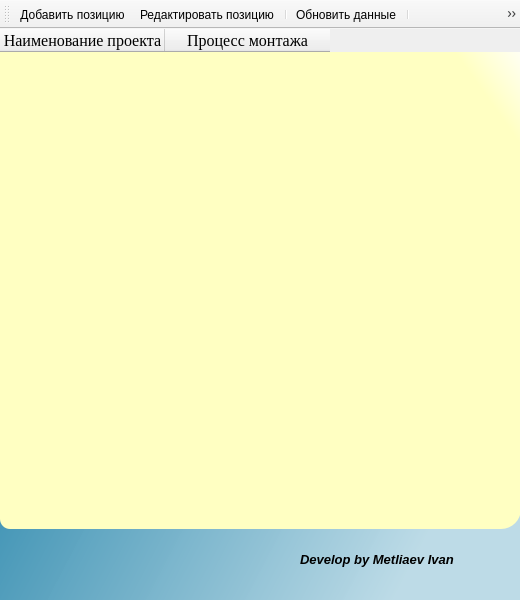
<?xml version="1.0" encoding="UTF-8"?>
<ui version="4.0">
 <class>Table1</class>
 <widget class="QMainWindow" name="Table1">
  <property name="geometry">
   <rect>
    <x>0</x>
    <y>0</y>
    <width>520</width>
    <height>600</height>
   </rect>
  </property>
  <property name="minimumSize">
   <size>
    <width>350</width>
    <height>600</height>
   </size>
  </property>
  <property name="maximumSize">
   <size>
    <width>520</width>
    <height>600</height>
   </size>
  </property>
  <property name="windowTitle">
   <string>Проекты</string>
  </property>
  <property name="styleSheet">
   <string notr="true">QWidget#centralwidget{
     background:qlineargradient(spread:pad, x1:0, y1:0, x2:1, y2:0.574, stop:0 rgba(0, 111, 155, 255), stop:1 rgba(187, 218, 230, 248));
}</string>
  </property>
  <widget class="QWidget" name="centralwidget">
   <widget class="QTableView" name="maintable_view">
    <property name="geometry">
     <rect>
      <x>0</x>
      <y>0</y>
      <width>350</width>
      <height>500</height>
     </rect>
    </property>
    <property name="styleSheet">
     <string notr="true">QTableView{
	background-color:qlineargradient(spread:pad, x1:0.892, y1:0.0738636, x2:1, y2:0, stop:0 rgba(255, 255, 194, 255), stop:1 rgba(255, 255, 255, 255));
	selection-background-color: qlineargradient(spread:pad, x1:0, y1:0, x2:1, y2:1, stop:0 rgba(0, 255, 0, 218), stop:1 rgba(255, 255, 142, 221));
	section-color:black;
	border-radius: 10%;
}
</string>
    </property>
   </widget>
   <widget class="QTableWidget" name="maintable">
    <property name="geometry">
     <rect>
      <x>0</x>
      <y>0</y>
      <width>521</width>
      <height>500</height>
     </rect>
    </property>
    <property name="minimumSize">
     <size>
      <width>350</width>
      <height>500</height>
     </size>
    </property>
    <property name="maximumSize">
     <size>
      <width>1000</width>
      <height>1000</height>
     </size>
    </property>
    <property name="font">
     <font>
      <family>Times New Roman</family>
      <pointsize>12</pointsize>
     </font>
    </property>
    <property name="styleSheet">
     <string notr="true">QTableWidget{
	background-color:qlineargradient(spread:pad, x1:0.892, y1:0.0738636, x2:1, y2:0, stop:0 rgba(255, 255, 194, 255), stop:1 rgba(255, 255, 255, 255));
	selection-background-color: qlineargradient(spread:pad, x1:0, y1:0, x2:1, y2:1, stop:0 rgba(81, 255, 95, 255), stop:1 rgba(187, 255, 207, 255));
	section-color:black;
	border-radius: 20%;
}
</string>
    </property>
    <property name="rowCount">
     <number>0</number>
    </property>
    <attribute name="horizontalHeaderVisible">
     <bool>true</bool>
    </attribute>
    <attribute name="horizontalHeaderCascadingSectionResizes">
     <bool>false</bool>
    </attribute>
    <attribute name="horizontalHeaderDefaultSectionSize">
     <number>165</number>
    </attribute>
    <attribute name="horizontalHeaderMinimumSectionSize">
     <number>84</number>
    </attribute>
    <attribute name="horizontalHeaderShowSortIndicator" stdset="0">
     <bool>true</bool>
    </attribute>
    <attribute name="horizontalHeaderStretchLastSection">
     <bool>false</bool>
    </attribute>
    <attribute name="verticalHeaderVisible">
     <bool>true</bool>
    </attribute>
    <column>
     <property name="text">
      <string>Наименование проекта</string>
     </property>
     <property name="font">
      <font>
       <family>Times New Roman</family>
       <pointsize>12</pointsize>
      </font>
     </property>
     <property name="textAlignment">
      <set>AlignCenter</set>
     </property>
    </column>
    <column>
     <property name="text">
      <string>Процесс монтажа</string>
     </property>
     <property name="font">
      <font>
       <family>Times New Roman</family>
       <pointsize>12</pointsize>
      </font>
     </property>
     <property name="textAlignment">
      <set>AlignCenter</set>
     </property>
    </column>
   </widget>
   <widget class="QLabel" name="label_develop">
    <property name="geometry">
     <rect>
      <x>300</x>
      <y>520</y>
      <width>161</width>
      <height>20</height>
     </rect>
    </property>
    <property name="font">
     <font>
      <family>MS Sans Serif</family>
      <pointsize>10</pointsize>
      <weight>75</weight>
      <italic>true</italic>
      <bold>true</bold>
     </font>
    </property>
    <property name="text">
     <string>Develop by Metliaev Ivan</string>
    </property>
   </widget>
   <widget class="QLabel" name="logo">
    <property name="geometry">
     <rect>
      <x>460</x>
      <y>500</y>
      <width>51</width>
      <height>51</height>
     </rect>
    </property>
    <property name="minimumSize">
     <size>
      <width>30</width>
      <height>30</height>
     </size>
    </property>
    <property name="styleSheet">
     <string notr="true">image:url(:/logo/logo/35th Parallel-logos1.png);
</string>
    </property>
    <property name="text">
     <string/>
    </property>
   </widget>
  </widget>
  <widget class="QToolBar" name="toolBar">
   <property name="minimumSize">
    <size>
     <width>0</width>
     <height>0</height>
    </size>
   </property>
   <property name="maximumSize">
    <size>
     <width>16777215</width>
     <height>50</height>
    </size>
   </property>
   <property name="windowTitle">
    <string>toolBar</string>
   </property>
   <property name="iconSize">
    <size>
     <width>46</width>
     <height>46</height>
    </size>
   </property>
   <attribute name="toolBarArea">
    <enum>TopToolBarArea</enum>
   </attribute>
   <attribute name="toolBarBreak">
    <bool>false</bool>
   </attribute>
   <addaction name="add_str"/>
   <addaction name="edit_str"/>
   <addaction name="separator"/>
   <addaction name="refresh_1"/>
   <addaction name="separator"/>
   <addaction name="delite_str"/>
   <addaction name="separator"/>
   <addaction name="exit_from_table"/>
  </widget>
  <action name="add_str">
   <property name="checkable">
    <bool>true</bool>
   </property>
   <property name="checked">
    <bool>false</bool>
   </property>
   <property name="enabled">
    <bool>true</bool>
   </property>
   <property name="icon">
    <iconset resource="../../images/images_store.qrc">
     <normaloff>:/table/tables/add_db.png</normaloff>:/table/tables/add_db.png</iconset>
   </property>
   <property name="text">
    <string>Добавить позицию</string>
   </property>
   <property name="shortcutVisibleInContextMenu">
    <bool>true</bool>
   </property>
  </action>
  <action name="edit_str">
   <property name="checkable">
    <bool>true</bool>
   </property>
   <property name="icon">
    <iconset resource="../../images/images_store.qrc">
     <normaloff>:/table/tables/edit_db.png</normaloff>:/table/tables/edit_db.png</iconset>
   </property>
   <property name="text">
    <string>Редактировать позицию</string>
   </property>
  </action>
  <action name="delite_str">
   <property name="checkable">
    <bool>true</bool>
   </property>
   <property name="icon">
    <iconset resource="../../images/images_store.qrc">
     <normaloff>:/table/tables/delite_db.png</normaloff>:/table/tables/delite_db.png</iconset>
   </property>
   <property name="text">
    <string>Удалить строку</string>
   </property>
  </action>
  <action name="exit_from_table">
   <property name="checkable">
    <bool>true</bool>
   </property>
   <property name="icon">
    <iconset>
     <normaloff>../../images/tables/exit.png</normaloff>../../images/tables/exit.png</iconset>
   </property>
   <property name="text">
    <string>Вернуться в меню таблиц</string>
   </property>
  </action>
  <action name="refresh_1">
   <property name="checked">
    <bool>false</bool>
   </property>
   <property name="enabled">
    <bool>true</bool>
   </property>
   <property name="icon">
    <iconset resource="../../images/images_store.qrc">
     <normaloff>:/table/tables/refresh.png</normaloff>:/table/tables/refresh.png</iconset>
   </property>
   <property name="text">
    <string>Обновить данные</string>
   </property>
   <property name="toolTip">
    <string>Обновить данные</string>
   </property>
   <property name="shortcutVisibleInContextMenu">
    <bool>true</bool>
   </property>
  </action>
 </widget>
 <resources>
  <include location="../../images/images_store.qrc"/>
 </resources>
 <connections/>
</ui>
